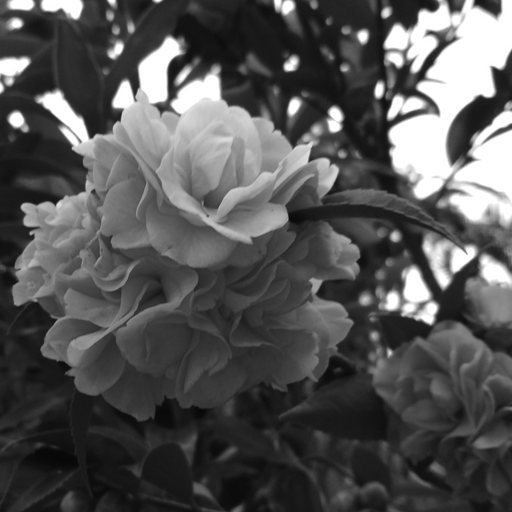
%> input picture HW1/camellia (mono) 512x512.tif, 512 x 512 px
$ octave hw1_0510894.m   (GNU Octave 9; MATLAB toolbox functions it lacks are replaced by stand-ins)
%> lines starting %> are read from the running program, lines starting %| are printed output that depends on the picture
%%%%%%%%%%% load image %%%%%%%%%%%%%%%
I = imread('camellia (mono) 512x512.tif');
%> I is the input picture: size 512x512 uint8; min 7, max 255, mean 84.2
%%%%%%%%%%% plot image and its histogram %%%%%%%%%%%%%%%
figure
subplot(1,2,1)
imshow(I)
subplot(1,2,2)
imhist(I)
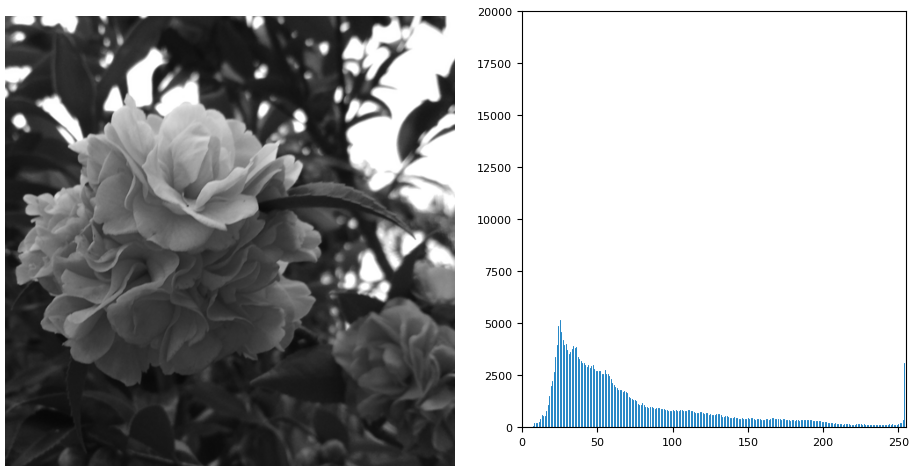
%> figure redrawn from the program's plot data, 2 panels
saveas(gcf,'origin','png');
%%%%%%%%%%% calculate the number of every gray level %%%%%%%%%%%%%%%
[nk,rk]=imhist(I);
%> nk = 256 values, max 16044 at index 256, min 0 at index 1, mean 1024; rk = 256 values from 0 to 255
%%%%%%%%%%% turn the number into probability and calculate its cdf %%%%%%%%%%%%%%%
pr=nk/(512*512);
%> pr = 256 values, max 0.0612 at index 256, min 0 at index 1, mean 0.00391
sk=zeros(256,1);
for i =1:256
    if i==1
        sk(i)=pr(i);
    else
        sk(i)=sk(i-1)+pr(i);
    end
end
%> after the loop, sk = 256 values from 0 to 1
%%%%%%%%%%% define the expected spec. %%%%%%%%%%%%%%%
pz=zeros(256,1);
pz(1:64)=1248/(512*512);
pz(193:256)=1248/(512*512);
pz(65:192)=800/(512*512);
vn=zeros(256,1);
for i =1:256
    if i==1
        vn(i)=pz(i);
    else
        vn(i)=vn(i-1)+pz(i);
    end
end
%%%%%%%%%%% histogram equalization %%%%%%%%%%%%%%%
startfrom=ones(256,1);
%%% create table of transformation function %%%
for i =1:256
    if i==1
        for j=1:256
            if vn(j)>=sk(i)
                startfrom(i)=j;
                break;
            end
        end
    else
        for j=startfrom(i-1):256
            if vn(j)>=sk(i)
                startfrom(i)=j;
                break;
            end
        end
    end
end
%> after the loop, startfrom = 256 values from 1 to 256
% Since matlab index starts from 1, and the gray level starts from 0, so minus 1
realgraylevel=startfrom-1;
%> realgraylevel = 256 values from 0 to 255
%%%%%%%%%%% transfrom the image %%%%%%%%%%%%%%%
transfer_image=zeros(512,512);
for i=1:512
    for j=1:512
       transfer_image(i,j)=realgraylevel(I(i,j)+1);
    end
end
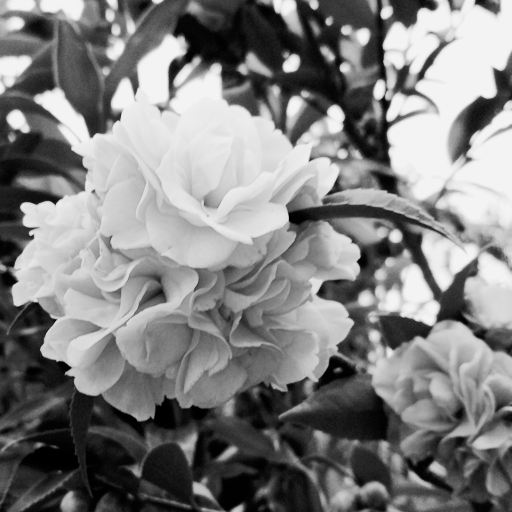
%> transfer_image: size 512x512 double; min 0, max 243, mean 128.2
%%%%%%%%%%% plot the resulted image and its histogram %%%%%%%%%%%%%%%
figure
subplot(1,2,1)
imshow(transfer_image,[0 255]);
subplot(1,2,2)
imhist(uint8(transfer_image));
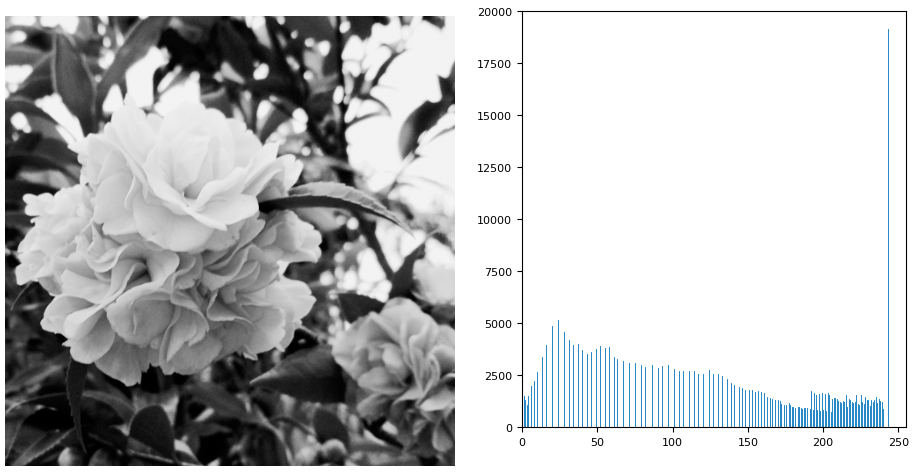
%> figure redrawn from the program's plot data, 2 panels
saveas(gcf,'transferred','png');
